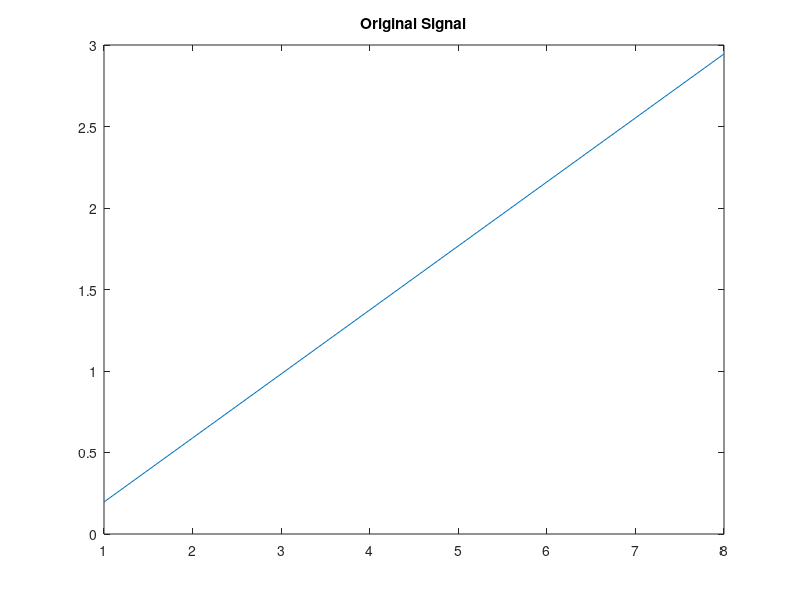
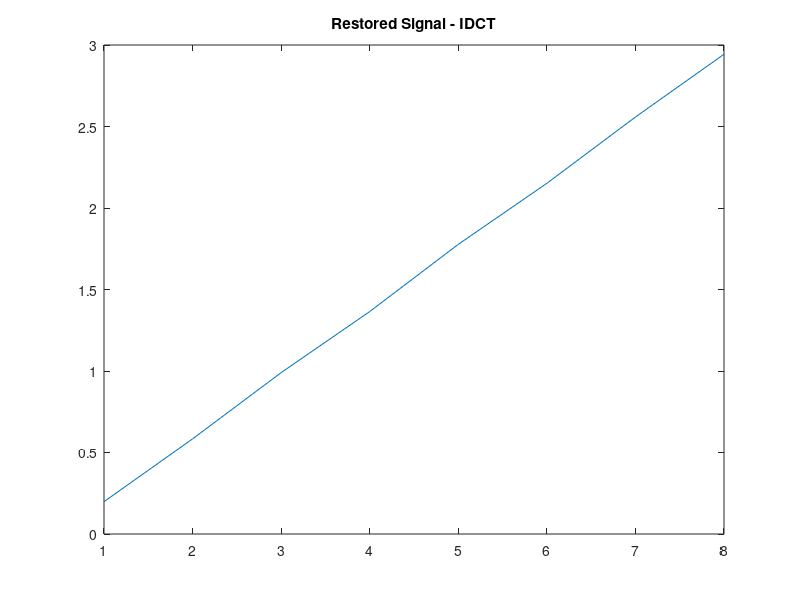
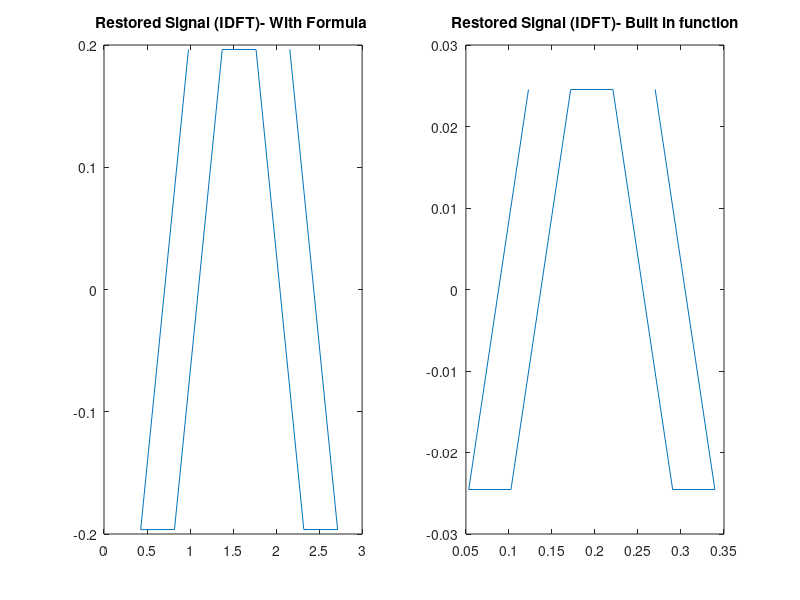

Write MATLAB code to recreate these figures, in order.
% DCT and DFT Implementation on SIgnals by Discrding Coefficients

function DCT_new()

close all;
clc;

% Initializing the signal
pi = 3.1416;
thetha = pi/16:2*pi/16:15*pi/16;


% ##########################################################
% DCT Calculation

% Calculating Unitary DCT using formula
for f = 1:8
    for i = 1:8
        if (f==1) w(i) = 0.5*(1/sqrt(2))*cos((f-1)*thetha(i));
        else w(i) = 0.5*cos((f-1)*thetha(i));
        end
    end
end

figure; plot(thetha); title('Original Signal');

disp('DCT vector is');
w

disp('Taking the product of DCT matrix and its inverse')
w * w'

% Calculating unitary DCT using built in function
w1 = dct(thetha);

% Sort the data
[XX,ind] = sort(abs(w1),'descend');

% Find the length of data.
len = size(w1); 
z = prod(len)/2;

% Discard Half of the DCT Coefficients.
w1(ind(z+1:end))=0;

% Calculating Inverse DCT after discarding coefficients
y = idct(w1) ;

figure;plot(y); title('Restored Signal - IDCT');

disp('Mean Square error (DCT restoration) is');
mse1 = mean((w1(:)-thetha(:)).^2)

% ##########################################################
% DFT Calculation

N = prod(size(thetha));

% Calculating FFT using the formula
% Calculating FM Mask
for n=1:N
    for k=1:N
        ret(n,k)=exp(sqrt(-1)*2*pi*(n-1)*(k-1)/N);
    end
end

disp('DFT vector is');
ret

% Finding FFT .
FM = ret*thetha';

% Discarding the coefficients
[q,ind] = sort(abs(FM),'descend');
len = size(FM);
z = prod(len)/2;
FM(ind(z+1:end))=0;

% Calculating Inverse FT mask
for n=1:N
    for k=1:N
        ret(n,k)=exp(-1*sqrt(-1)*2*pi*(k-1)*(n-1)/N);
    end
end

% Calculating IFT
fms = (ret*FM).*(1/N);
figure;subplot(1,2,1);plot(fms); title('Restored Signal (IDFT)- With Formula ');


disp('Mean Square error (DFT restoration) is');
mse1 = mean((fms(:)-thetha(:)).^2)

% Repeating the FFT through Built in function
a = fft(thetha);
[q,ind] = sort(abs(a),'descend');

len = size(a);
z = prod(len)/2;

a(ind(z+1:end))=0;
y = (1/N)*ifft(a);

subplot(1,2,2);plot(y); title('Restored Signal (IDFT)- Built in function');

end